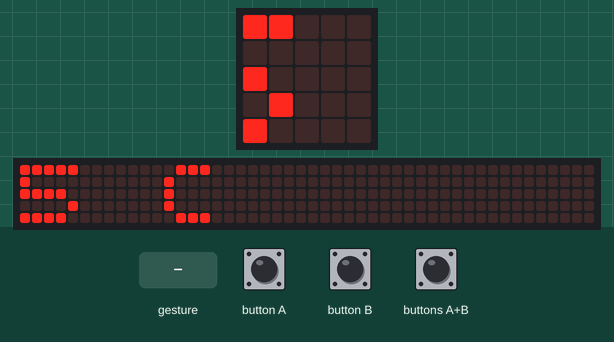
A program run on a simulated BBC micro:bit (MakeCode). Parts: the board's 5×5 LED display, a strip that is not on the board, showing the scrolling text unrolled. The inputs (shaded band) are chosen by the test bench. A tilt is held for 1.5 s and a shake lasts 1 s, then the board lies face up again; the 48×5 strip is a reading aid, not a part: it shows the text the display is scrolling, unrolled, one strip-width of it at a time.

Above: at 10.77 s.
10.8 s: gesture 'shake'
At 13.6 s:
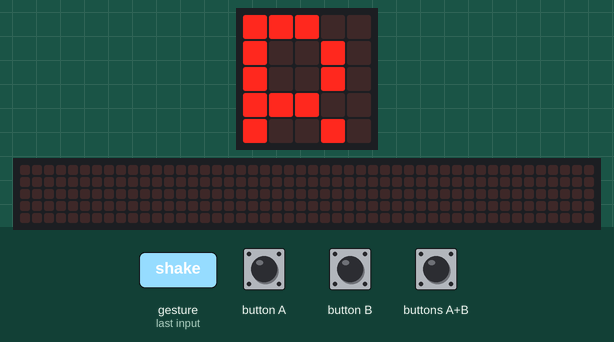
13.8 s: buttons A+B pressed for 0.15 s
At 14.5 s:
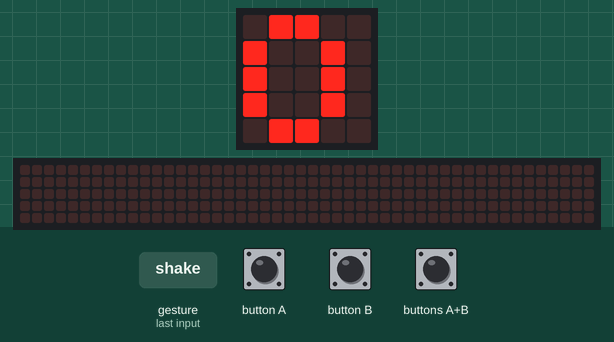
16.9 s: buttons A+B pressed for 0.15 s
17.6 s: button A pressed for 0.15 s
At 18.42 s:
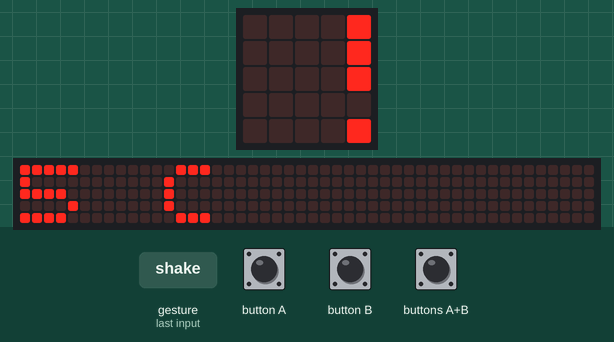
20.7 s: gesture 'shake'
At 22.5 s:
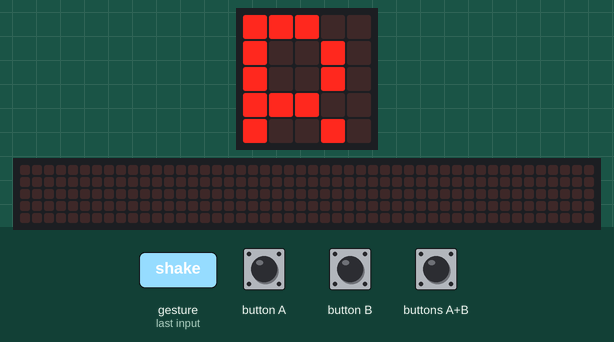
22.7 s: gesture 'shake'
At 26.91 s:
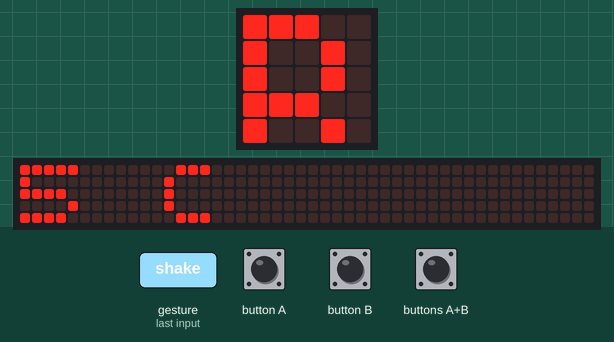

Measured:
- after the input at 10.8 s, the display: first differs from a run without the input after 2.3 s (image 1)
- after the input at 13.8 s, the display: changes after 0.15 s (image 2)
- after the input at 17.6 s, the display: first changes after 0.20 s (image 3 shows a later state)
- after the input at 20.7 s, the display: first differs from a run without the input after 1.1 s (image 4)
- what the display in image 2 shows lasts 0.7 s, from 14.0 s to 14.7 s

The program:

main.ts
```typescript
input.onButtonPressed(Button.A, function () {
    antal_elever += 1
})
input.onGesture(Gesture.Shake, function () {
    basic.showLeds(`
        # # # . .
        # . . # .
        # . . # .
        # # # . .
        # . . # .
        `)
    basic.pause(500)
    basic.showLeds(`
        . # # # #
        . # . . #
        . # # # #
        . # . . #
        . # . . #
        `)
    basic.pause(500)
    basic.showLeds(`
        . # # # .
        # . . . .
        . # # . .
        . . . # .
        # # # . .
        `)
    basic.pause(500)
    basic.showLeds(`
        # # # # #
        . . # . .
        . . # . .
        . . # . .
        . . # . .
        `)
    basic.pause(500)
    basic.showLeds(`
        . . # . .
        . . # . .
        . . # . .
        . . . . .
        . . # . .
        `)
    basic.pause(500)
    basic.clearScreen()
})
input.onButtonPressed(Button.AB, function () {
    basic.showString("" + (antal_elever))
    basic.clearScreen()
    basic.pause(1000)
})
input.onButtonPressed(Button.B, function () {
    if (antal_elever > 0) {
        antal_elever += -1
    }
})
let antal_elever = 0
antal_elever = 0
basic.showString("Tja 5C")
basic.pause(500)
basic.showIcon(IconNames.Heart)
basic.clearScreen()
basic.pause(500)
basic.showIcon(IconNames.Heart)
basic.clearScreen()
basic.pause(1000)
basic.forever(function () {
    basic.showString("5 C")
    basic.pause(5000)
})
```

test.ts
```typescript
// här hamnar tester och detta kompileras inte när det här paketet används som ett tillägg.
```
